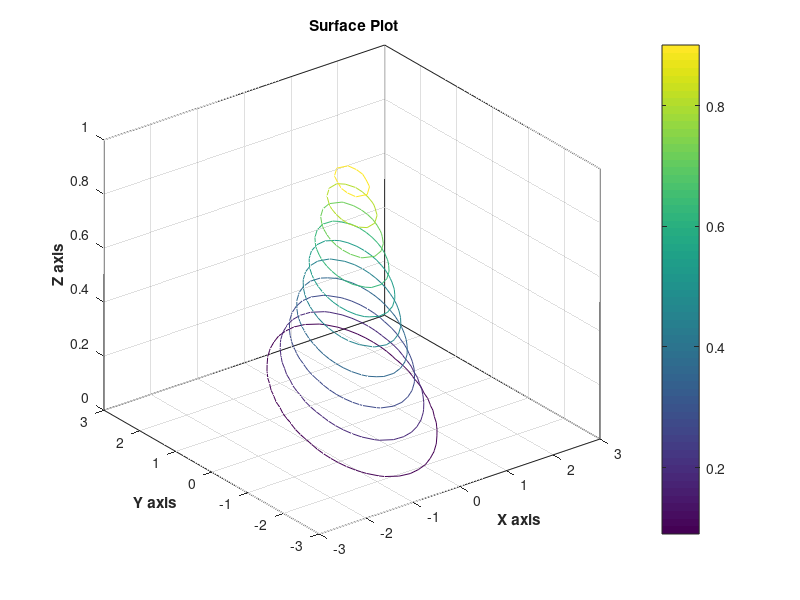

Write MATLAB code to recreate this figure.
[x,y] = peaks(30);
z = exp(-0.9*(x.^2+0.5*(x-y).^2));
%surf(x,y,z);
contour3(x,y,z);
xlabel('\bf X axis');
ylabel('\bf Y axis');
zlabel('\bf Z axis');
title('\bf Surface Plot')
colorbar
